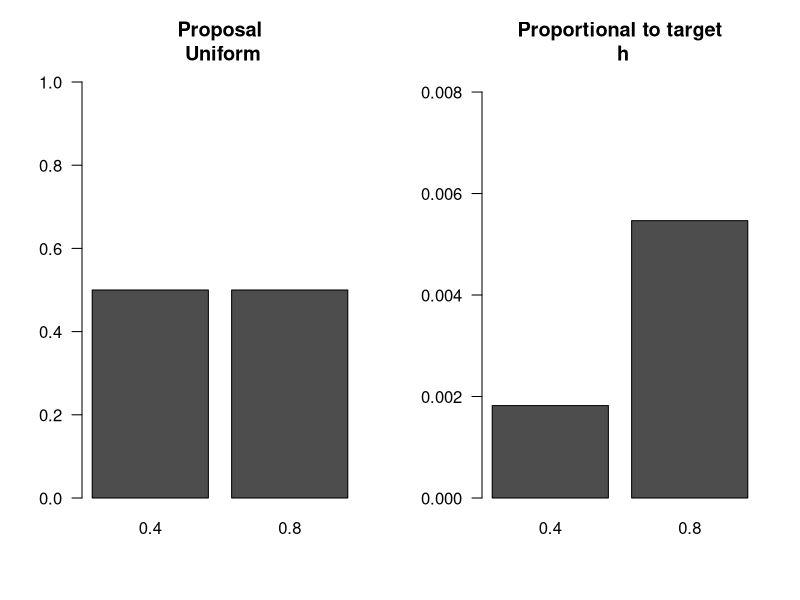
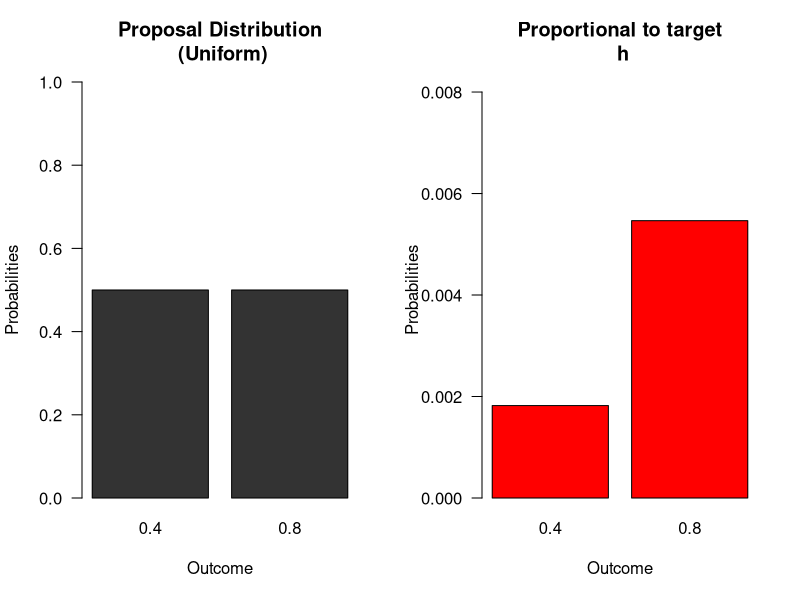
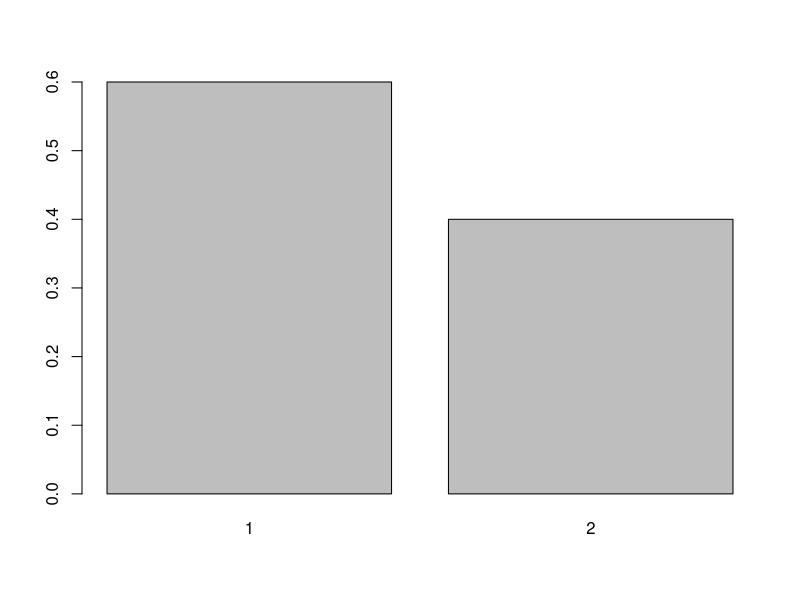
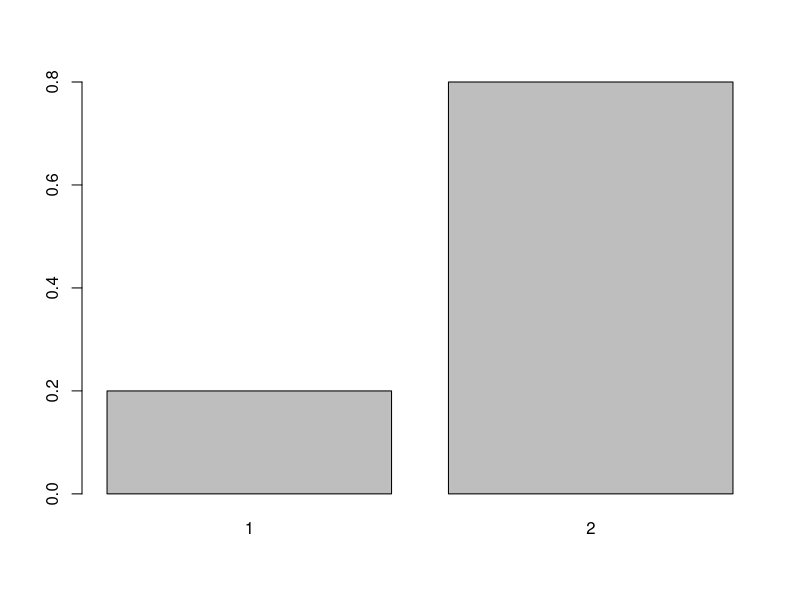
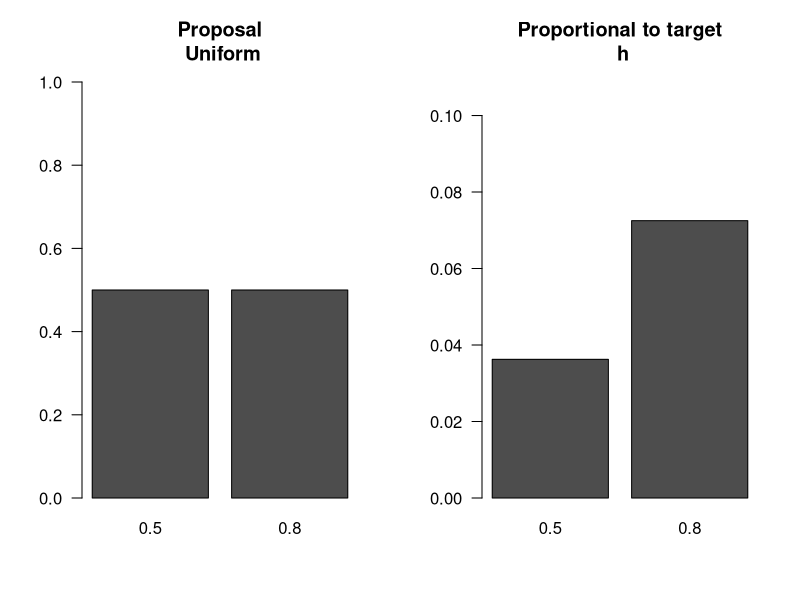
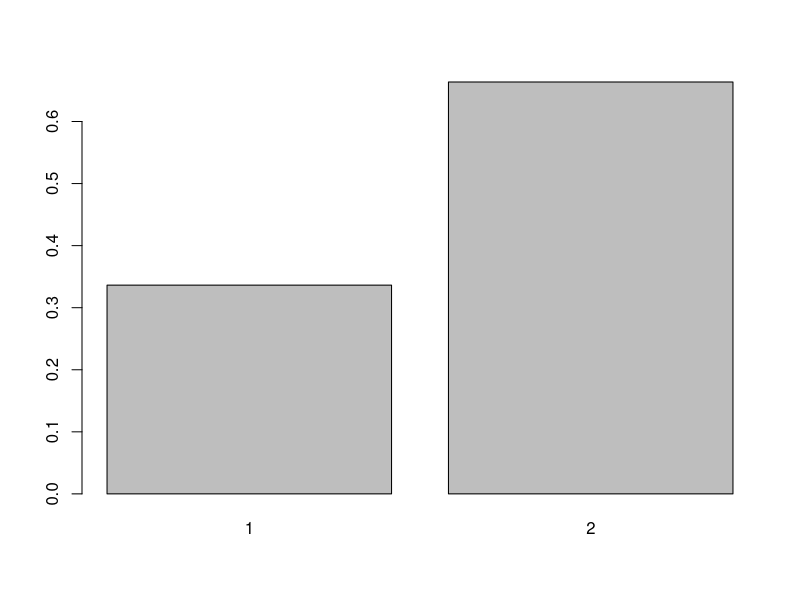
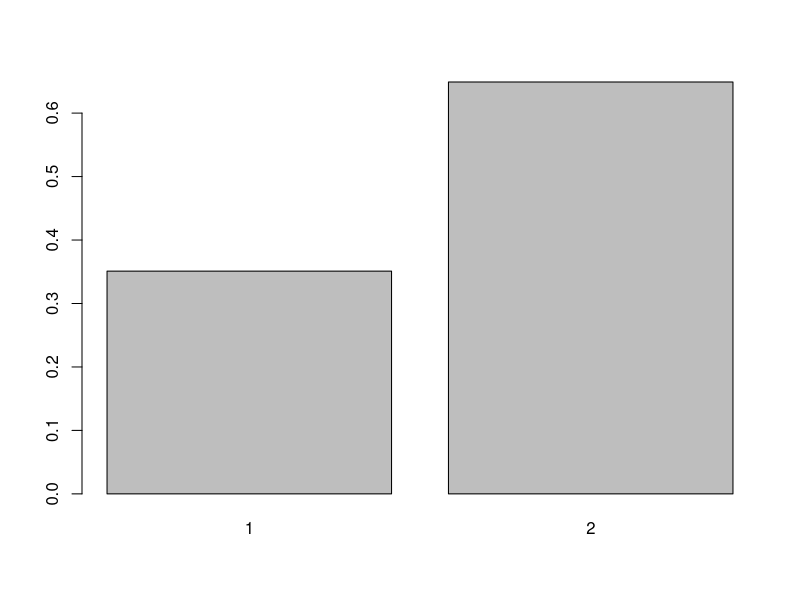
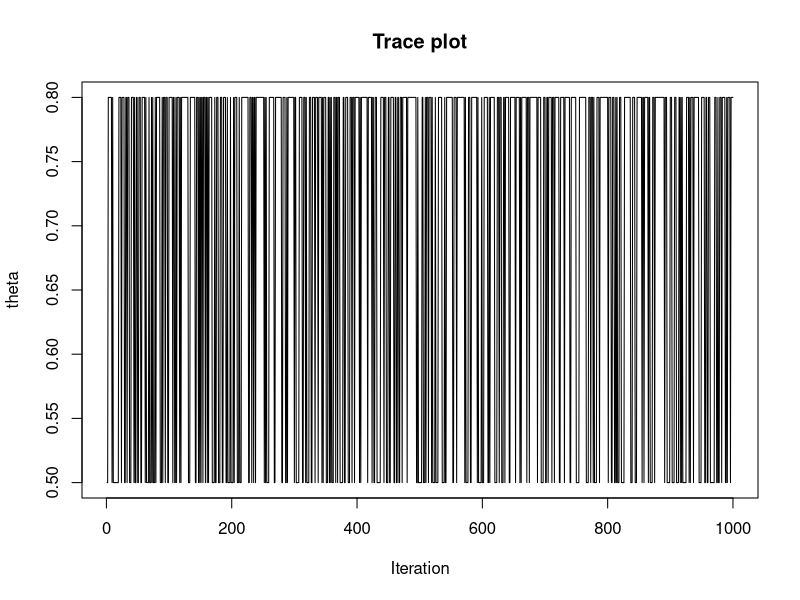

Source code (R) for these figures, in order:

# TASK 1 =======================================================================

  # 1 (i-ii)
  # Make a coin-die bbox
  # k = number of faces in the event set E for acceptance of proposal
  # Lik = likelihood for 2 states of theta
  # theta = two states
  # h1 = small relative to h2
  cdbbox<-function(k=1,lik,theta, h1="s")
  { 
    # K=1...6
    # xtable is a library which has functions useful for latex output
    library(xtable)
    
    # rename the first and second components of the likelihood
    lik1<-lik[1]
    lik2<-lik[2]
    
    # We will now make a prior that has the desired characteristics
    # See if you can prove the following
    # if h1 small "s" then ... else ...
    ifelse(h1=="s",
           pi1<-k/6*lik2/(lik1+k/6*lik2), 
           pi1<-lik2/(lik2+k/6*lik1)
    )
    
    # sum of probs is 1
    prior=c(pi1,1-pi1)
    
    #lik<-c(lik1,lik2)
    h<-prior*lik
    
    # Bayes
    post=h/sum(h)
    
    # Make a matrix for the Bayes box
    mat<-cbind(theta,prior,lik,h,post)
    rownames(mat)<-1:length(lik)
    Totals=c(NA,sum(prior),NA,sum(h),sum(post))
    mat2=rbind(mat,Totals)
    
    # Now make some plots useful in explaining the procedure
    graphics.off()
    dev.new(noRStudioGD = TRUE)
    layout(matrix(c(1,2),nr=1,nc=2,byrow=TRUE))
    barplot(matrix(c(0.5,0.5),nc=2,nr=1,byrow=TRUE,dimnames=list(c("Coin"),theta)),ylim=c(0,1),las=1,main="Proposal\n Uniform")
    barplot(matrix(h,nc=2,nr=1,byrow=TRUE,dimnames=list(c("Coin"),theta)),ylim=c(0,max(h)+0.5*max(h)),las=1,main="Proportional to target\n h")
    # Return a list of useful objects
    return(list(bbox=mat2,latex=xtable(mat2,digits=6),mat=mat,h=h,h1=h1,k=k))
  }
  
  cdbbox(k=2,lik=dbinom(x=4,size=10,prob=c(0.4,0.8)),theta=c(0.4,0.8),h1="s")->ans 
  ans$it
  ans
  ans$bbox
  
  
  # 1 (iii)
  # Accept it with a probability. Need an acceptance and rejection set. 
  # Anything lower than the probability can be in the acceptance set. For Example,
  # if 4/6, then can accept {1,2,3,4}
  
  
  # 1 b
  ## Impoved Graphic
  cdbbox2<-function(k=1,lik,theta, h1="s")
  { 
    # K=1...6
    # xtable is a library which has functions useful for latex output
    library(xtable)
    
    # rename the first and second components of the likelihood
    lik1<-lik[1]
    lik2<-lik[2]
    
    # We will now make a prior that has the desired characteristics
    # See if you can prove the following
    # if h1 small "s" then ... else ...
    ifelse(h1=="s",
           pi1 <- k/6 * lik2 / (lik1 + k/6 * lik2), 
           pi1 <-       lik2 / (lik2 + k/6 * lik1)
    )
    
    # sum of probs is 1
    prior=c(pi1,1-pi1)
    
    #lik<-c(lik1,lik2)
    h<-prior*lik
    
    # Bayes
    post=h/sum(h)
    
    # Make a matrix for the Bayes box
    mat<-cbind(theta,prior,lik,h,post)
    rownames(mat)<-1:length(lik)
    Totals=c(NA,sum(prior),NA,sum(h),sum(post))
    mat2=rbind(mat,Totals)
    
    # Now make some plots useful in explaining the procedure
    graphics.off()
    dev.new(noRStudioGD = TRUE)
    layout(matrix(c(1,2),nr=1,nc=2,byrow=TRUE))
    barplot(matrix(c(0.5,0.5),nc=2,nr=1,byrow=TRUE,dimnames=list(c("Coin"),theta)),ylim=c(0,1),las=1,main="Proposal Distribution\n (Uniform)",
            col = 'grey20',
            ylab = 'Probabilities',
            xlab = 'Outcome')
    barplot(matrix(h,nc=2,nr=1,byrow=TRUE,dimnames=list(c("Coin"),theta)),ylim=c(0,max(h)+0.5*max(h)),las=1,main="Proportional to target\n h",
            col = 'red',
            ylab = 'Probabilities',
            xlab = 'Outcome')
    # Return a list of useful objects
    return(list(bbox=mat2,latex=xtable(mat2,digits=6),mat=mat,h=h,h1=h1,k=k))
  }
  
  cdbbox2(k=2,lik=dbinom(x=4,size=10,prob=c(0.4,0.8)),theta=c(0.4,0.8),h1="s")->ans 
  

# TASK 2 =======================================================================
  
  # This function relies on getting h vectors that match E2
  # Use cdbbox() to get the correct h vectors.
  # Notice the ... - this corresponds to the ... in the barplot
  # You can use additional arguments which pass to the barplot
  coindie<-function(n=100, h=c(1/4,3/4),E2=c(5,6),init=1,...){
    library(xtable)
    dieset<-c()
    dieset[1]<-"E1"
    die<-function(n=1){
    sample(1:6,size=n,replace=TRUE)
    }
    
    coin<-function(n=1){
    sample(1:2,size=n,replace=TRUE)
    }
    face<-c()
    alpha<-c() # holds acceptance probs
    alpha[1]<-1
    post<-c()# post sample
    prop<-c() # vec of proposed states 1s and 2s
    prop[1]=init # initial state
    post[1]=prop[1]
    dice<-c()
    dice[1]<-die()
    
    for(i in 2:n){ # starts at 2 because initial value given above
    prop[i]<-coin()
    alpha[i]=min(1,h[prop[i]]/h[post[i-1]])
    
    dice[i]<-die()
    ifelse(alpha[i]==1,dieset[i]<-"E1",dieset[i]<-"E2")
    # is x an element of set y
    if(alpha[i]==1 | (is.element(dice[i],E2) & alpha[i]!=1)){post[i]<-prop[i]}
    else{post[i]<-post[i-1]}
     }  
    res<-matrix(c(prop,round(alpha,2),dieset,dice,post ),nc=5,nr=n,byrow=FALSE,dimnames=list(1:n,c("proposal","alpha", "E","dice","post")))
    sim<-table(post)/n
    postexact<-h/sum(h)
    dev.new(noRStudioGD = TRUE)
    barplot(sim,...)
    return(list(iter=res,sim=sim,postexact=postexact,post=post,xtable=xtable(res,dig=1)) )
  }
  
  coindie(n=20,h=c(0.6,0.4),E2=c(3,4,5,6)) ->ans
  ans$it
  
  coindie(n=20,h=c(1,6),E2=c(3)) ->ans
  ans$it
  
  # Use cdbbox in conjunction with coindie()
  cdbbox(k=3,lik=dbinom(x=6,size=10,prob=c(0.5,0.8)),theta=c(0.5,0.8),h1="s")->ans 
  names(ans)
  ans2=coindie(n=3000,h=ans$h,E2=1:ans$k)
  ans2$it
  
  
  # retrieving posterior theta values
  #trace plot
  
  ans3=coindie(n=1000,h=ans$h,E2=1:ans$k)
  ans4=c(0.5,0.8)[ans3$post]
  plot(ans4,type="l",main="Trace plot",xlab="Iteration",ylab="theta")

  
  
  
  # TASK 3 ======================================================================

  # This function makes discrete simulations from a posterior with any number of h values
  # n=nu of iterations
  # You can embellish this function
  simR<-function(n=10000, h=c(0.03344302,0.06165627),...){
    alpha<-c() # holds transition probs
    alpha[1]<-1
    u<-c() # holds uniform values
    u[1]<-1
    post<-c()# post sample
    prop<-c() # vec of proposed states 1s and 2s
    prop[1]=1 # initial state
    post[1]=prop[1]
    for(i in 2:n){ # starts at 2 because initial value given above
      # proposal state 
      prop[i]=sample(1:length(h),1,replace=TRUE)
      # calculate alpha
      # notice h[prop[i]] gives the actual value of h
      alpha[i]=min(1,h[prop[i]]/h[post[i-1]])
      # to calculate accepting proposal with prob alpha
      # select a random value from  a uniform (0,1)
      u[i]=runif(1)
      if(u[i]<=alpha[i]){post[i]<-prop[i]}
      else{post[i]<-post[i-1]}
    }
    res<-matrix(c(prop,u,alpha,post ),nc=4,nr=n,byrow=FALSE)
    sim<-table(post)/n
    # windows only works with a pc
    # quartz with macs
    # dev.new(noRStudioGD = TRUE) # or quartz() 
    
    barplot(sim,...)
    postexact<-h/sum(h)
    # The returned output is a list 
    # Use obj$ to obtain whatever interests you
    return(list(iter=res,sim=sim,postexact=postexact,post=post) )
  }

  
  # Uniform Binomial Experiment
  getH <- function(numThetaValues, x, n) {
    
    ## Form uniform probability
    theta <- seq(0, 1, length = numThetaValues)
    
    ## Calculate prior assuming uniform distribution
    prior = rep(1/numThetaValues, numThetaValues)
    
    ## Calculate the likelihood
    likelihood  = dbinom(x=x, size=n, prob=theta)
    
    ## Calculate the Prior x the Likelihood
    h <-  prior * likelihood
    
    return(h)
  }
  
  numThetaValues = 40
  x = 4
  n = 10
  
  
  simROut <- simR(n=10000, h=getH(numThetaValues, x, n),
                  
                  # Title
                  main = paste("Histogram of Simulation Output using simR()\n",
                               "Assumes Uniform Prior dist. over ", numThetaValues, 
                               " values of theta. Prob. ", x, 
                               " with ", n, "bernoulli trials"),
                  ylab = "Probability",
                  xlab = 'Number of Theta Values',
                  col = 'lightblue'
                  )

  
  
  # Task 4 =====================================================================
  
  
  # What about different proposal distributions
  # Again for the discrete case
  simRQ<-function(n=1000,init=1, h=c(1,1),pr=c(1,1)/2,...){
    alpha<-c() # holds transition probs
    alpha[1]<-1
    u<-c() # holds uniform values
    u[1]<-1
    post<-c()# post sample
    prop<-c() # vec of proposed states 1s and 2s etc
    prop[1]=init # initial state
    post[1]=prop[1]
    q<-function(x){pr[x]}
    for(i in 2:n){ # starts at 2 because initial value given above
      #make a sample from the proposal
      sample(1:length(h),1,replace=TRUE,prob=pr)->prop[i]
      #Calculate alpha adjusting for the proposal being non uniform
      alpha[i]=min(1,h[prop[i]]*q(post[i-1])/(h[post[i-1]]*q(prop[i])))
      # now choose the proposal with probability alpha
      u[i]=runif(1)
      if(u[i]<=alpha[i]){post[i]<-prop[i]}
      else{post[i]=post[i-1]}
    }
    res<-matrix(c(prop,u,alpha,post ),nc=4,nr=n,byrow=FALSE,dimnames=list(1:n,c("prop","u","alpha","post")))
    sim<-table(post)/n
    postexact<-h/sum(h)
    dev.new(noRStudioGD = TRUE)
    barplot(sim,...)
    tmp<-c()
    ifelse(length(res[,1])>=20,tmp<-res[1:20,],tmp<-res)
    return(list(iter=tmp,sim=sim,post=postexact) )
  }
  
  # Create a funciton to establish a Uniform Binomial Experiment
  getH <- function(numThetaValues, x, n) {
    
    ## Form uniform probability
    theta <- seq(0, 1, length = numThetaValues)
    
    ## Calculate prior assuming uniform distribution
    prior = rep(1/numThetaValues, numThetaValues)
    
    ## Calculate the likelihood
    likelihood  = dbinom(x=x, size=n, prob=theta)
    
    ## Calculate the Prior x the Likelihood
    h <-  prior * likelihood
    
    return(h)
  }
  
  
  # Inputs for getH()
  numThetaValues = 11
  x = 4
  n = 10
  
  # Function to create a peak distribution - only for odd dist
  makePeak <- function(numThetaValues) {
    peak = round(numThetaValues / 2)  # Peak of distribution
    beg  = 1:(peak-1)                 # up until the peak
    end  = (peak-1):1                 # After the peak
    return(c(beg, peak, end))         # Combine it to make mountain
  }
    
  prInput = makePeak(numThetaValues)  # proposal input that is a peak distribution (Q)
  hInput = getH(numThetaValues, x, n) # Uniform prior
  
  simRQ(n=10000,h=hInput,pr=prInput,
        
        # Title
        main = paste("Histogram of Simulation Output using simRQ()\n",
                     "Assumes Uniform Prior dist. over ", numThetaValues, 
                     " values of theta. Prob. ", x, 
                     " with ", n, "bernoulli trials. Uses Peak Proposal Dist."),
        ylab = "Frequency",
        xlab = "Proposed h's",
        col = 'tomato3'
  )
  
  
  